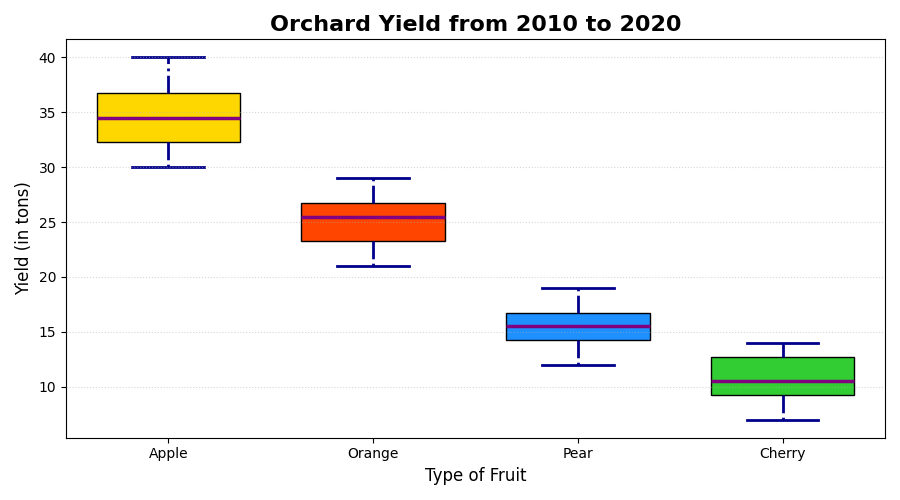

Source code (Python):
import matplotlib.pyplot as plt
import numpy as np

apple_yield = [30, 35, 40, 32, 33, 36, 38, 37, 34, 31]
orange_yield = [25, 28, 22, 26, 29, 24, 21, 27, 23, 26]
pear_yield = [15, 17, 13, 18, 16, 14, 19, 12, 16, 15]
cherry_yield = [10, 13, 9, 11, 14, 8, 7, 10, 12, 13]

data = [apple_yield, orange_yield, pear_yield, cherry_yield]
fruit_labels = ['Apple', 'Orange', 'Pear', 'Cherry']

fig, ax = plt.subplots(figsize=(9, 5))

boxplot = ax.boxplot(data, vert=True, patch_artist=True, labels=fruit_labels, widths=0.7, notch=False)

# Manually shuffled colors
colors = ['#FFD700', '#FF4500', '#1E90FF', '#32CD32']  
for patch, color in zip(boxplot['boxes'], colors):
    patch.set_facecolor(color)

for whisker in boxplot['whiskers']:
    whisker.set(color='#00008B', linewidth=2, linestyle='-.')

for cap in boxplot['caps']:
    cap.set(color='#00008B', linewidth=2)

for median in boxplot['medians']:
    median.set(color='purple', linewidth=2.5)

ax.set_title("Orchard Yield from 2010 to 2020", fontsize=16, fontweight='bold')
ax.set_xlabel('Type of Fruit', fontsize=12)
ax.set_ylabel('Yield (in tons)', fontsize=12)

ax.yaxis.grid(True, linestyle=':', alpha=0.5)
ax.set_axisbelow(False)

for i, line in enumerate(boxplot['fliers']):
    y = line.get_ydata()
    x = line.get_xdata()
    for (xi, yi) in zip(x, y):
        ax.text(xi, yi, f'{yi}', va='top', ha='left', fontsize=9, color='gray', alpha=0.9)

plt.tight_layout()
plt.show()
